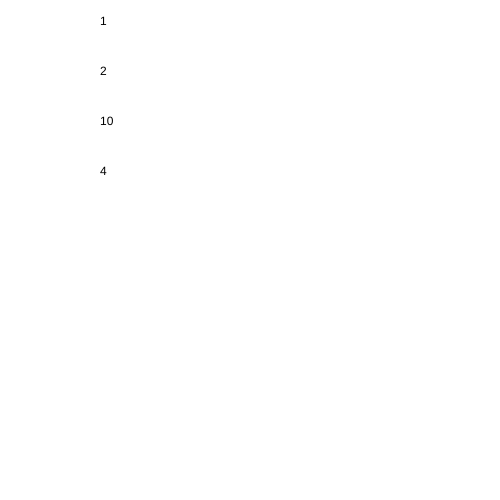
Frame 1 (no input)
Frame 60 (no input): identical to frame 1, image omitted
Frame 120 (the mouse pressed at the canvas centre since frame 60): identical to frame 1, image omitted

The p5.js sketch that drew this single still picture (run headless with seeded random() and noise() and a simulated clock; from frame 60 on, the mouse is pressed at the canvas centre):

// p5.js sketch
// ── sketch.js
function setup() {
  createCanvas(500, 500);
  var nums = [1, 2, 3]; //create an array
  append(nums, 4); //add 4 onto the end
  nums[2] = 10; //change the third value in the array to 10
  for (i = 0; i < nums.length; i++) { //for every number in the array
    text(nums[i], 100, 25 + 50 * i); //write the number, decreasing in height as you go down
  }
}

function draw() {
  
}
